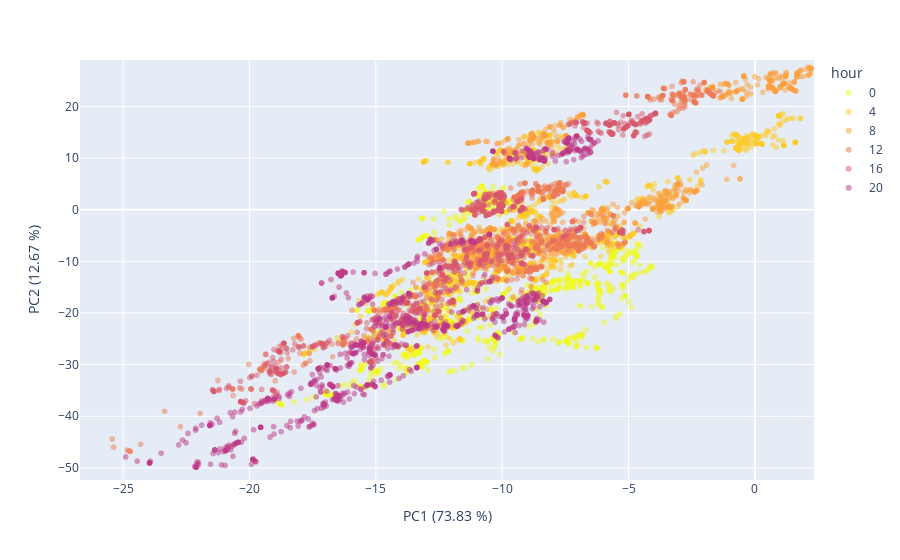
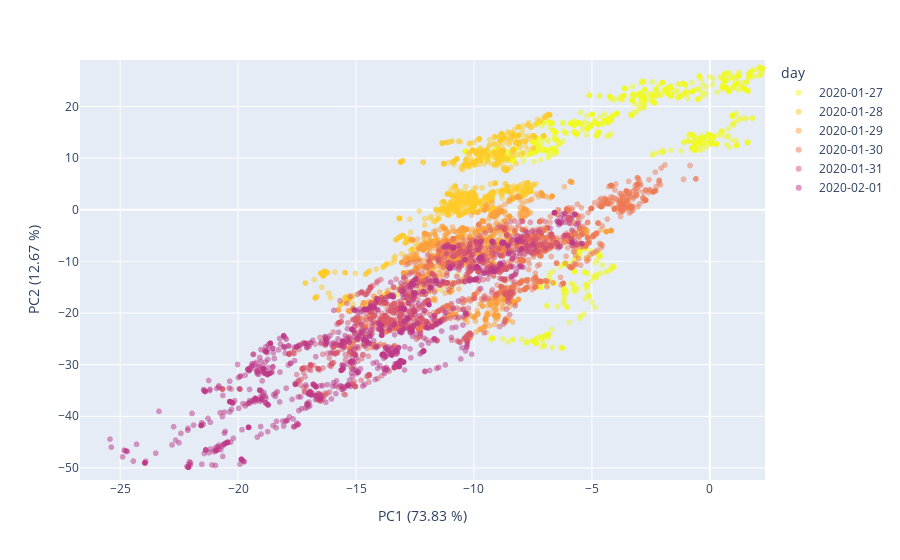

Here is the notebook cell these charts were saved with, in order:
### Code cell
#visual_data = pca_no_occupants_[visual_days]
visual_data_days_df = pd.DataFrame({'PC1':visual_data[:,1], 'PC2':visual_data[:,0], 'day':pd.to_datetime(df_visual['timestamp']).dt.date})
visual_data_hours_df = pd.DataFrame({'PC1':visual_data[:,1], 'PC2':visual_data[:,0], 'hour':pd.to_datetime(df_visual['timestamp']).dt.hour.astype('str')})

## Plot no occupant data before environmental correction by hour
x_min, x_max = visual_data_hours_df['PC1'].min()*1.05, visual_data_hours_df['PC1'].max()*1.05
y_min, y_max = visual_data_hours_df['PC2'].min()*1.05, visual_data_hours_df['PC2'].max()*1.05

fig = px.scatter(visual_data_hours_df, x='PC1', y='PC2', color='hour', opacity=0.5, color_discrete_sequence= px.colors.sequential.Plasma_r)
fig.update_traces(marker=dict(colorscale='Viridis'), selector=dict(type='scatter'))
fig.update_layout(
    xaxis_title="PC1 ({:.2f} %)".format(var_proj[0]*100),
    yaxis_title="PC2 ({:.2f} %)".format(var_proj[1]*100),
    xaxis_range=[x_min, x_max],
    yaxis_range=[y_min, y_max]  
)
fig.show()


## Plot no occupant data before environmental correction by day
fig = px.scatter(visual_data_days_df, x='PC1', y='PC2', color='day', opacity=0.5, color_discrete_sequence= px.colors.sequential.Plasma_r)
fig.update_traces(marker=dict(colorscale='Viridis'), selector=dict(type='scatter'))
fig.update_layout(
    xaxis_title="PC1 ({:.2f} %)".format(var_proj[0]*100),
    yaxis_title="PC2 ({:.2f} %)".format(var_proj[1]*100),
    xaxis_range=[x_min, x_max],
    yaxis_range=[y_min, y_max]  
)
fig.show()

### Figure 1 — Plotly figure (JSON) as saved in the notebook; plotly's stock layout.template omitted (floating-point values rounded to 4 significant figures; data arrays with more than 128 entries replaced by an {"elided": "..."} marker saying what was removed)
{"data": [{"hovertemplate": "hour=0<br>PC1=%{x}<br>PC2=%{y}<extra></extra>", "legendgroup": "0", "marker": {"color": "#f0f921", "opacity": 0.5, "symbol": "circle"}, "mode": "markers", "name": "0", "showlegend": true, "type": "scattergl", "x": {"elided": "1080 float values"}, "xaxis": "x", "y": {"elided": "1080 float values"}, "yaxis": "y"}, {"hovertemplate": "hour=4<br>PC1=%{x}<br>PC2=%{y}<extra></extra>", "legendgroup": "4", "marker": {"color": "#fdca26", "opacity": 0.5, "symbol": "circle"}, "mode": "markers", "name": "4", "showlegend": true, "type": "scattergl", "x": {"elided": "1080 float values"}, "xaxis": "x", "y": {"elided": "1080 float values"}, "yaxis": "y"}, {"hovertemplate": "hour=8<br>PC1=%{x}<br>PC2=%{y}<extra></extra>", "legendgroup": "8", "marker": {"color": "#fb9f3a", "opacity": 0.5, "symbol": "circle"}, "mode": "markers", "name": "8", "showlegend": true, "type": "scattergl", "x": {"elided": "1080 float values"}, "xaxis": "x", "y": {"elided": "1080 float values"}, "yaxis": "y"}, {"hovertemplate": "hour=12<br>PC1=%{x}<br>PC2=%{y}<extra></extra>", "legendgroup": "12", "marker": {"color": "#ed7953", "opacity": 0.5, "symbol": "circle"}, "mode": "markers", "name": "12", "showlegend": true, "type": "scattergl", "x": {"elided": "1080 float values"}, "xaxis": "x", "y": {"elided": "1080 float values"}, "yaxis": "y"}, {"hovertemplate": "hour=16<br>PC1=%{x}<br>PC2=%{y}<extra></extra>", "legendgroup": "16", "marker": {"color": "#d8576b", "opacity": 0.5, "symbol": "circle"}, "mode": "markers", "name": "16", "showlegend": true, "type": "scattergl", "x": {"elided": "1080 float values"}, "xaxis": "x", "y": {"elided": "1080 float values"}, "yaxis": "y"}, {"hovertemplate": "hour=20<br>PC1=%{x}<br>PC2=%{y}<extra></extra>", "legendgroup": "20", "marker": {"color": "#bd3786", "opacity": 0.5, "symbol": "circle"}, "mode": "markers", "name": "20", "showlegend": true, "type": "scattergl", "x": {"elided": "1080 float values"}, "xaxis": "x", "y": {"elided": "1080 float values"}, "yaxis": "y"}], "layout": {"autosize": true, "legend": {"title": {"text": "hour"}, "tracegroupgap": 0}, "margin": {"t": 60}, "xaxis": {"anchor": "y", "domain": [0, 1], "range": [-26.7, 2.339], "title": {"text": "PC1 (73.83 %)"}, "type": "linear"}, "yaxis": {"anchor": "x", "domain": [0, 1], "range": [-52.34, 29.0], "title": {"text": "PC2 (12.67 %)"}, "type": "linear"}}}

### Figure 2 — Plotly figure (JSON) as saved in the notebook; plotly's stock layout.template omitted (floating-point values rounded to 4 significant figures; data arrays with more than 128 entries replaced by an {"elided": "..."} marker saying what was removed)
{"data": [{"hovertemplate": "day=2020-01-27<br>PC1=%{x}<br>PC2=%{y}<extra></extra>", "legendgroup": "2020-01-27", "marker": {"color": "#f0f921", "opacity": 0.5, "symbol": "circle"}, "mode": "markers", "name": "2020-01-27", "showlegend": true, "type": "scattergl", "x": {"elided": "1080 float values"}, "xaxis": "x", "y": {"elided": "1080 float values"}, "yaxis": "y"}, {"hovertemplate": "day=2020-01-28<br>PC1=%{x}<br>PC2=%{y}<extra></extra>", "legendgroup": "2020-01-28", "marker": {"color": "#fdca26", "opacity": 0.5, "symbol": "circle"}, "mode": "markers", "name": "2020-01-28", "showlegend": true, "type": "scattergl", "x": {"elided": "1080 float values"}, "xaxis": "x", "y": {"elided": "1080 float values"}, "yaxis": "y"}, {"hovertemplate": "day=2020-01-29<br>PC1=%{x}<br>PC2=%{y}<extra></extra>", "legendgroup": "2020-01-29", "marker": {"color": "#fb9f3a", "opacity": 0.5, "symbol": "circle"}, "mode": "markers", "name": "2020-01-29", "showlegend": true, "type": "scattergl", "x": {"elided": "1080 float values"}, "xaxis": "x", "y": {"elided": "1080 float values"}, "yaxis": "y"}, {"hovertemplate": "day=2020-01-30<br>PC1=%{x}<br>PC2=%{y}<extra></extra>", "legendgroup": "2020-01-30", "marker": {"color": "#ed7953", "opacity": 0.5, "symbol": "circle"}, "mode": "markers", "name": "2020-01-30", "showlegend": true, "type": "scattergl", "x": {"elided": "1080 float values"}, "xaxis": "x", "y": {"elided": "1080 float values"}, "yaxis": "y"}, {"hovertemplate": "day=2020-01-31<br>PC1=%{x}<br>PC2=%{y}<extra></extra>", "legendgroup": "2020-01-31", "marker": {"color": "#d8576b", "opacity": 0.5, "symbol": "circle"}, "mode": "markers", "name": "2020-01-31", "showlegend": true, "type": "scattergl", "x": {"elided": "1080 float values"}, "xaxis": "x", "y": {"elided": "1080 float values"}, "yaxis": "y"}, {"hovertemplate": "day=2020-02-01<br>PC1=%{x}<br>PC2=%{y}<extra></extra>", "legendgroup": "2020-02-01", "marker": {"color": "#bd3786", "opacity": 0.5, "symbol": "circle"}, "mode": "markers", "name": "2020-02-01", "showlegend": true, "type": "scattergl", "x": {"elided": "1080 float values"}, "xaxis": "x", "y": {"elided": "1080 float values"}, "yaxis": "y"}], "layout": {"autosize": true, "legend": {"title": {"text": "day"}, "tracegroupgap": 0}, "margin": {"t": 60}, "xaxis": {"anchor": "y", "domain": [0, 1], "range": [-26.7, 2.339], "title": {"text": "PC1 (73.83 %)"}, "type": "linear"}, "yaxis": {"anchor": "x", "domain": [0, 1], "range": [-52.34, 29.0], "title": {"text": "PC2 (12.67 %)"}, "type": "linear"}}}
